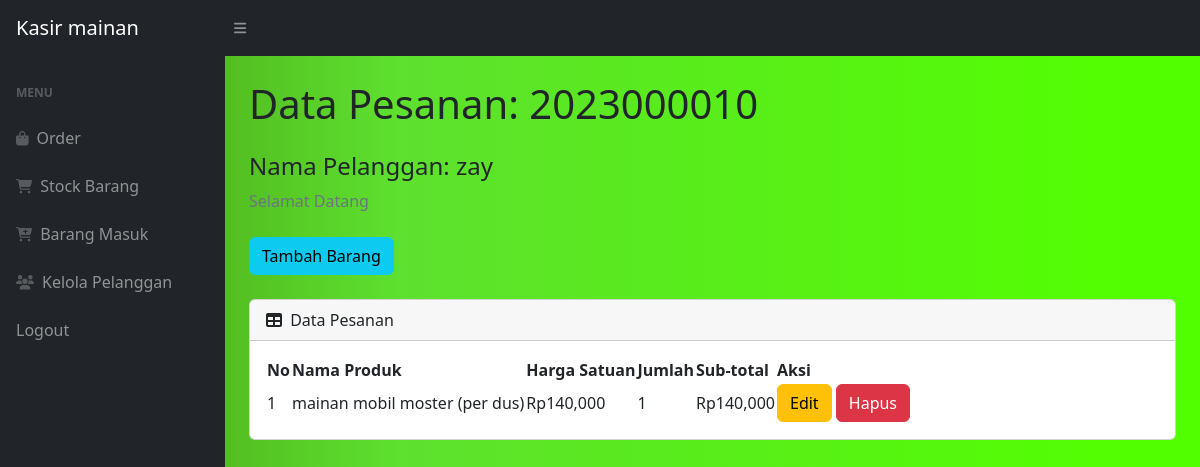
/view.php?idp=2023000010 (signed in), run on the app's committed database.
### tables this page shows
CREATE TABLE `pesanan` (
  `idorder` int(11) NOT NULL,
  `tanggal` timestamp NOT NULL DEFAULT current_timestamp(),
  `idpelanggan` int(11) NOT NULL
);

CREATE TABLE `pelanggan` (
  `idpelanggan` int(11) NOT NULL,
  `namapelanggan` varchar(30) NOT NULL,
  `notelp` varchar(15) NOT NULL,
  `alamat` text NOT NULL
);

CREATE TABLE `detailpesanan` (
  `iddetailpesanan` int(11) NOT NULL,
  `idpesanan` int(11) NOT NULL,
  `idproduk` int(11) NOT NULL,
  `qty` int(11) NOT NULL
);

CREATE TABLE `produk` (
  `idproduk` int(11) NOT NULL,
  `namaproduk` varchar(20) NOT NULL,
  `deskripsi` varchar(30) NOT NULL,
  `harga` int(11) NOT NULL,
  `stock` int(11) NOT NULL
);

### view.php (the view, shortened to what this page needs)
<?php
require 'ceklogin.php';
if(isset($_GET['idp'])){
    $idp = $_GET['idp'];
    $ambilnamapelanggan = mysqli_query($c,"SELECT * FROM pesanan p, pelanggan pl WHERE p.idpelanggan=pl.idpelanggan and p.idorder='$idp'");
    $np = mysqli_fetch_array($ambilnamapelanggan);
    $namapel = $np['namapelanggan'];
}else{
    header('location:index.php');
}
?>
<!DOCTYPE html>
<html lang="en">
    <head>
        <link href="https://cdn.jsdelivr.net/npm/simple-datatables@7.1.2/dist/style.min.css" rel="stylesheet" />
        <link href="css/styles.css" rel="stylesheet" />
    </head>
    <body class=""style=" background: rgb(69,144,15);
background: linear-gradient(90deg, rgba(69,144,15,1) 0%, rgba(94,224,47,1) 33%, rgba(82,255,0,1) 95%);">
    <body class="sb-nav-fixed">
        <nav class="sb-topnav navbar navbar-expand navbar-dark bg-dark">
            <a class="navbar-brand ps-3" href="index.php">Kasir mainan</a>
            <button class="btn btn-link btn-sm order-1 order-lg-0 me-4 me-lg-0" id="sidebarToggle" href="#!"><i class="fas fa-bars"></i></button>
        </nav>
        <div id="layoutSidenav">
            <div id="layoutSidenav_nav">
                <nav class="sb-sidenav accordion sb-sidenav-dark" id="sidenavAccordion">
                    <div class="sb-sidenav-menu">
                        <div class="nav">
                            <div class="sb-sidenav-menu-heading">Menu</div>
                            <a class="nav-link" href="index.php">
                                <div class="sb-nav-link-icon"><i class="fas fa-shopping-bag"></i></div>
                                Order
                            </a>
                            <a class="nav-link" href="stock.php">
                                <div class="sb-nav-link-icon"><i class="fas fa-shopping-cart"></i></div>
                                Stock Barang
                            </a>
                            <a class="nav-link" href="masuk.php">
                                <div class="sb-nav-link-icon"><i class="fas fa-cart-plus"></i></div>
                                Barang Masuk
                            </a>
                            <a class="nav-link" href="pelanggan.php">
                                <div class="sb-nav-link-icon"><i class="fas fa-users"></i></div>
                                Kelola Pelanggan
                            </a>
                            <a class="nav-link" href="logout.php">
                                Logout
                            </a>
                        </div>
                    </div>
                </nav>
            </div>
            <div id="layoutSidenav_content">
                <main>
                    <div class="container-fluid px-4">
                        <h1 class="mt-4">Data Pesanan: <?=$idp;?></h1>
                        <h4 class="mt-4">Nama Pelanggan: <?=$namapel;?></h4>
                        <ol class="breadcrumb mb-4">
                            <li class="breadcrumb-item active">Selamat Datang</li>
                        </ol>
                        <button type="button" class="btn btn-info mb-4" data-bs-toggle="modal" data-bs-target="#myModal">
                            Tambah Barang
                        </button>
                        <div class="card mb-4">
                            <div class="card-header">
                                <i class="fas fa-table me-1"></i>
                                Data Pesanan
                            </div>
                            <div class="card-body">
                                <table id="datatablesSimple">
                                    <thead>
                                        <tr>
                                            <th>No</th>
                                            <th>Nama Produk</th>
                                            <th>Harga Satuan</th>
                                            <th>Jumlah</th>
                                            <th>Sub-total</th>
                                            <th>Aksi</th>
                                        </tr>
                                    </thead>
                                    <tbody>
                                    <?php
                                    $get = mysqli_query($c,"SELECT * FROM detailpesanan p, produk pr WHERE p.idproduk=pr.idproduk and idpesanan='$idp'");
                                    $i = 1;
                                    while($p=mysqli_fetch_array($get)){
                                    $idpr = $p['idproduk'];
                                    $qty = $p['qty'];
                                    $harga = $p['harga'];
                                    $namaproduk = $p['namaproduk'];
                                    $desc = $p['deskripsi'];
                                    $subtotal = $qty*$harga;
                                    ?>
                                        <tr>
                                            <td><?=$i++;?></td>
                                            <td><?=$namaproduk;?> (<?=$desc;?>)</td>
                                            <td>Rp<?=number_format($harga);?></td>
                                            <td><?=number_format($qty);?></td>
                                            <td>Rp<?=number_format($subtotal);?></td>
                                            <td>
                                                <button type="button" class="btn btn-warning" data-bs-toggle="modal" data-bs-target="#edit<?=$idpr;?>">
                                                    Edit
                                                </button>
                                                <button type="button" class="btn btn-danger" data-bs-toggle="modal" data-bs-target="#delete<?=$idpr;?>">
                                                    Hapus
                                                </button>
                                            </td>
                                        </tr>
                                        <?php
                                        };
                                        ?>
                                    </tbody>
                                </table>
                            </div>
                        </div>
                    </div>
                </main>
            </div>
        </div>
    </body>
</html>

### data on the page
pesanan: idpelanggan.namapelanggan "zay"
detailpesanan: idproduk.namaproduk "mainan mobil moster", idproduk.deskripsi "per dus", idproduk.harga "140,000", qty "1", qty.harga "140,000"

### other printed values
$idp "2023000010"
